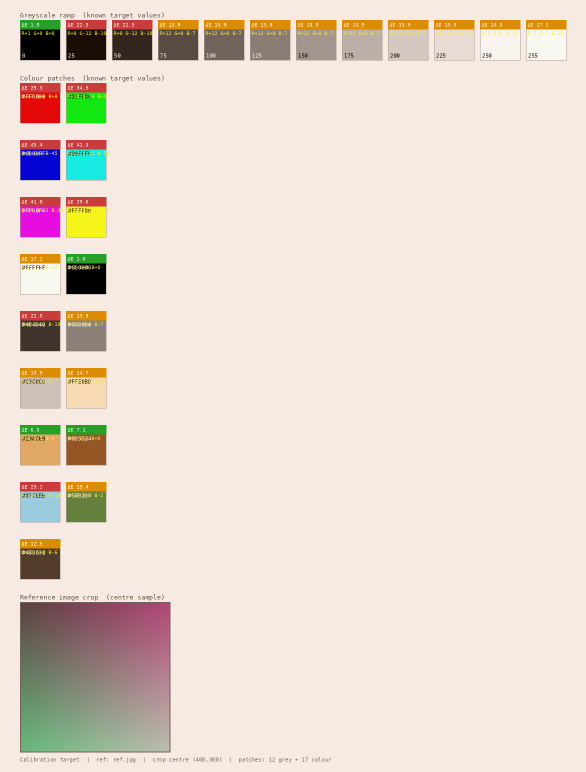
#> input picture calibration_tool/v1_with_scanner_UNTESTED/deviation_report.png, 1172 x 1544 px (shown at 1/2 size)
$ python collage_generator_v1.py ../calibration_tool/v1_with_scanner_UNTESTED
#> lines starting #> are read from the running program, lines starting #| are printed output that depends on the picture; after the words box and inside, x2 and y2 are one past the last pixel; in counts of white or black regions, pixels touching at a corner belong together
#!/usr/bin/env python3
"""
collage_generator.py
Generates a playful photo collage PDF from a folder of images.

Usage:
    python collage_generator.py <input_folder> [output.pdf] [--seed 42] [--dpi 150]

Requirements:
    pip install Pillow reportlab
"""

import argparse
import math
import os
import random
import sys
from pathlib import Path

from PIL import Image, ImageDraw, ImageOps
from reportlab.lib.units import cm
from reportlab.pdfgen import canvas as rl_canvas

# ── Layout constants ──────────────────────────────────────────────────────────
CANVAS_WIDTH_CM   = 60.0          # fixed paper width
DPI_DEFAULT       = 150           # render resolution (increase for print quality)
PADDING_PX        = 20            # gap between images (pixels at chosen DPI)
BORDER_PX         = 8             # white border around each photo
CORNER_RADIUS_PX  = 24            # rounded corner radius
ROTATION_MAX_DEG  = 12            # max ±rotation per image
ROW_TARGET_HEIGHT = 0.22          # target row height as fraction of canvas width
MIN_IMAGES_PER_ROW = 1
MAX_IMAGES_PER_ROW = 5
BACKGROUND_COLOR  = (245, 242, 235)  # warm off-white


def px(cm_val: float, dpi: int) -> int:
    """Convert cm → pixels."""
    return int(cm_val / 2.54 * dpi)


def add_border(img: Image.Image, border: int) -> Image.Image:
    return ImageOps.expand(img, border=border, fill=(255, 255, 255))


def round_corners(img: Image.Image, radius: int) -> Image.Image:
    """Apply rounded corners via alpha mask (works on RGBA)."""
    img = img.convert("RGBA")
    w, h = img.size
    mask = Image.new("L", (w, h), 0)
    draw = ImageDraw.Draw(mask)
    draw.rounded_rectangle([(0, 0), (w - 1, h - 1)], radius=radius, fill=255)
    img.putalpha(mask)
    return img


def rotate_image(img: Image.Image, angle: float) -> Image.Image:
    """Rotate with expand so corners aren't clipped; background transparent."""
    return img.rotate(angle, expand=True, resample=Image.BICUBIC)


def load_images(folder: Path, dpi: int, canvas_width_px: int) -> list[Image.Image]:
    """Load, resize, decorate all images from folder."""
#> called with dpi = 150, canvas_width_px = 3543
    exts = {".jpg", ".jpeg", ".png", ".webp", ".bmp", ".tiff"}
    paths = sorted(p for p in folder.iterdir() if p.suffix.lower() in exts)
    if not paths:
        sys.exit(f"No images found in {folder}")

    target_h = int(canvas_width_px * ROW_TARGET_HEIGHT)
    processed = []
    for p in paths:
        img = Image.open(p).convert("RGB")
#> img is the input picture: PIL image 1172x1544 RGB; mean R, G, B 230.8, 217.6, 208
        # Scale so height = target_h (width scales proportionally)
        ratio = target_h / img.height
#> ratio = 0.505
        new_w = max(1, int(img.width * ratio))
#> new_w = 591
        img = img.resize((new_w, target_h), Image.LANCZOS)
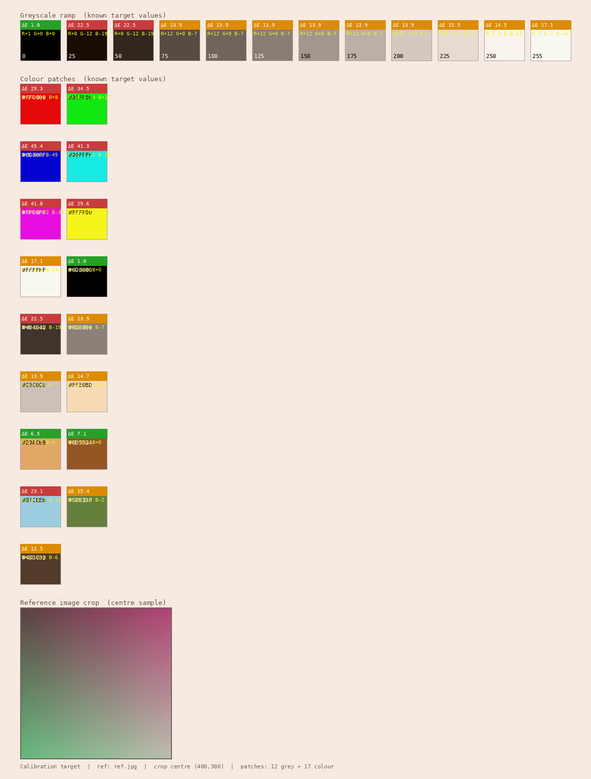
#> img: PIL image 591x779 RGB; mean R, G, B 230.8, 217.6, 208
        img = add_border(img, BORDER_PX)
#> in add_border, `return ImageOps.expand(img, border=border, fill=(255, 255, 255))`:
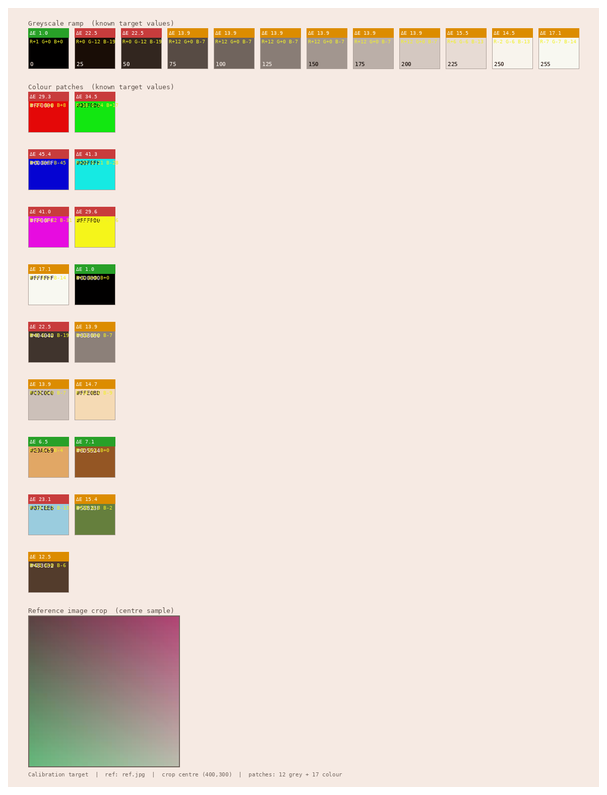
#> returned value: PIL image 607x795 RGB; mean R, G, B 231.9, 219.4, 210.2
        img = round_corners(img, CORNER_RADIUS_PX)
#> in round_corners, `mask = Image.new("L", (w, h), 0)`: mask: PIL image 607x795 L; every value is 0
#> in round_corners, `img.putalpha(mask)`:
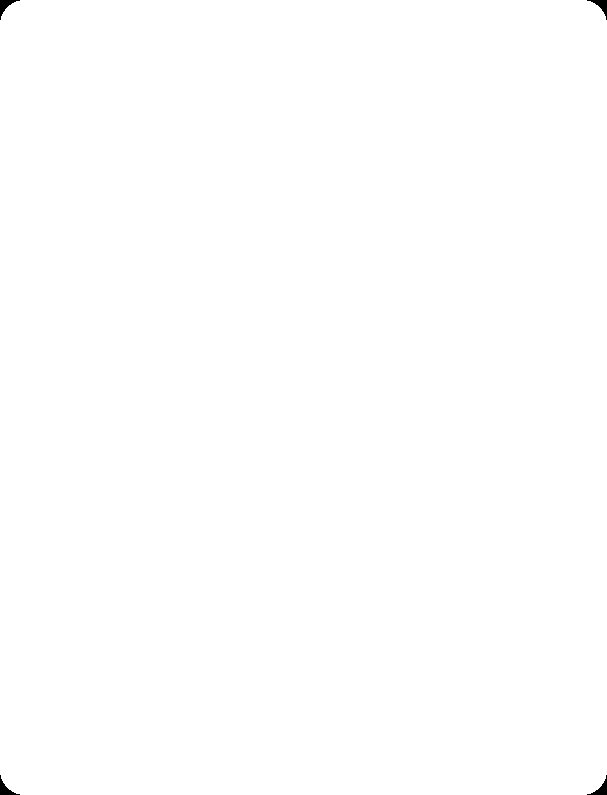
#> mask: PIL image 607x795 L; 99.9% white; 4 black regions, box (x1, y1, x2, y2) and area: (0, 0, 20, 20) 131, (587, 0, 607, 20) 131, (0, 775, 20, 795) 131, (587, 775, 607, 795) 131
        processed.append(img)
#> pass 2 of the loop in load_images, `for p in paths:`:
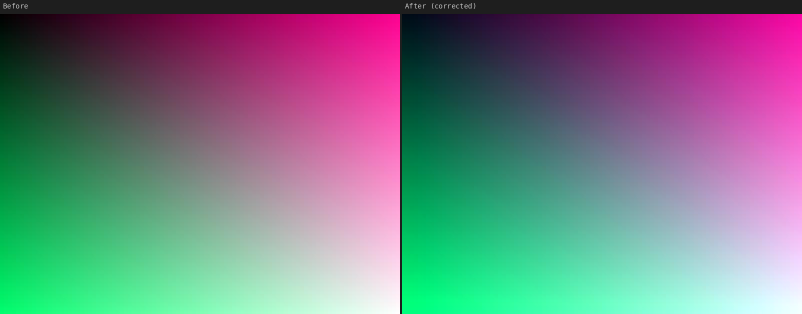
#> input picture calibration_tool/v1_with_scanner_UNTESTED/ref_corrected_compare.png, 1604 x 628 px (shown at 1/2 size)
#> in load_images, img is the input picture: PIL image 1604x628 RGB; mean R, G, B 114.9, 124.4, 130.5
#> in add_border (call 2), `return ImageOps.expand(img, border=border, fill=(255, 255, 255))`:
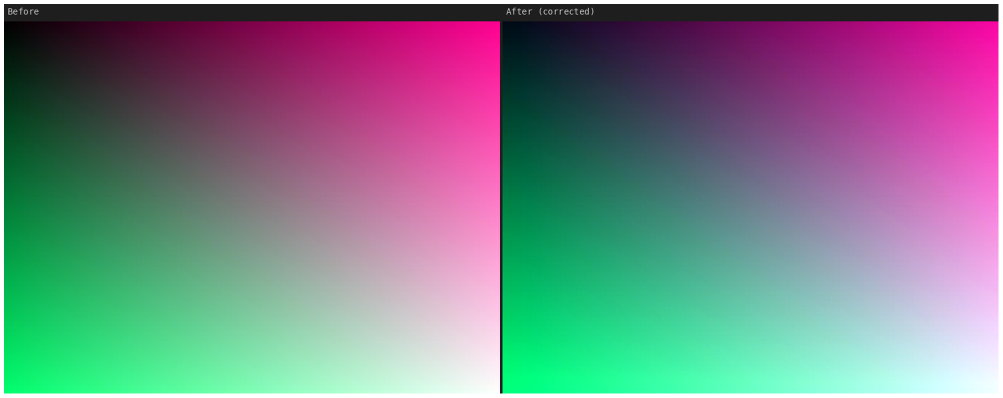
#> returned value: PIL image 2005x795 RGB (shown at 1/2 size); mean R, G, B 118.9, 128.1, 134
#> in round_corners (call 2), `img.putalpha(mask)`:
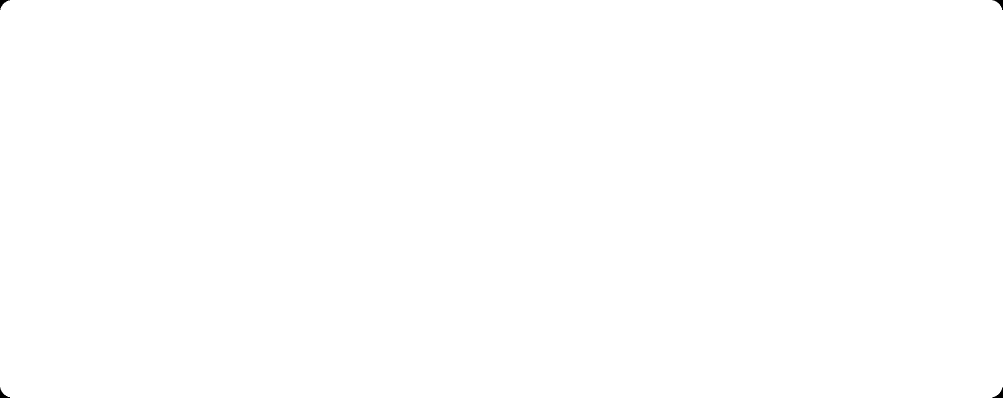
#> mask: PIL image 2005x795 L (shown at 1/2 size); 100% white; 4 black regions, box (x1, y1, x2, y2) and area: (0, 0, 20, 20) 131, (1985, 0, 2005, 20) 131, (0, 775, 20, 795) 131, (1985, 775, 2005, 795) 131
#> in main, `images = load_images(folder, args.dpi, canvas_w_px)`: images = 2 items
#|    2 images loaded

    return processed


def arrange_rows(images: list[Image.Image], canvas_width_px: int, padding: int
                 ) -> list[list[Image.Image]]:
    """
    Greedy row packing: fill rows left-to-right until adding the next image
    would exceed canvas width (accounting for padding). Shuffle within rows
    for variety while keeping all images.
    """
#> called with canvas_width_px = 3543, padding = 20
    rows: list[list[Image.Image]] = []
    current_row: list[Image.Image] = []
    current_w = 0

    for img in images:
        w = img.width
        extra_pad = padding if current_row else 0
        if current_w + extra_pad + w > canvas_width_px and current_row:
            rows.append(current_row)
            current_row = [img]
            current_w = w
        else:
            current_row.append(img)
            current_w += extra_pad + w
#> this loop made 2 passes
#> (w, extra_pad, current_w) on passes 1 to 2: (2005, 0, 2005), (607, 20, 2632)
#> after the loop, current_row = 2 items; current_w = 2632; rows = []
#> in main, `rows = arrange_rows(images, canvas_w_px, padding_px)`: rows = 1 item
#|    1 rows

    if current_row:
        rows.append(current_row)

    return rows


def build_canvas(rows: list[list[Image.Image]],
                 canvas_width_px: int,
                 padding: int,
                 rng: random.Random) -> Image.Image:
    """Composite all rows onto a single tall canvas with random rotations."""
#> called with canvas_width_px = 3543, padding = 20

    # First pass: compute total canvas height
    total_height = padding  # top margin
    row_heights = []
    for row in rows:
        # After rotation each image bounding box may be taller
        angles = [rng.uniform(-ROTATION_MAX_DEG, ROTATION_MAX_DEG) for _ in row]
        rotated = [img.rotate(a, expand=True, resample=Image.BICUBIC)
                   for img, a in zip(row, angles)]
        row_h = max(r.height for r in rotated) + padding
        row_heights.append((row_h, angles, rotated))
        total_height += row_h
#> this loop made 1 pass
#> (angles, row_h, total_height) on pass 1: ([-9.09, 2.6], 1123, 1143)
#> after the loop, row_heights = 1 item; total_height = 1143

    total_height += padding  # bottom margin
#> total_height = 1163

    canvas = Image.new("RGB", (canvas_width_px, total_height), BACKGROUND_COLOR)
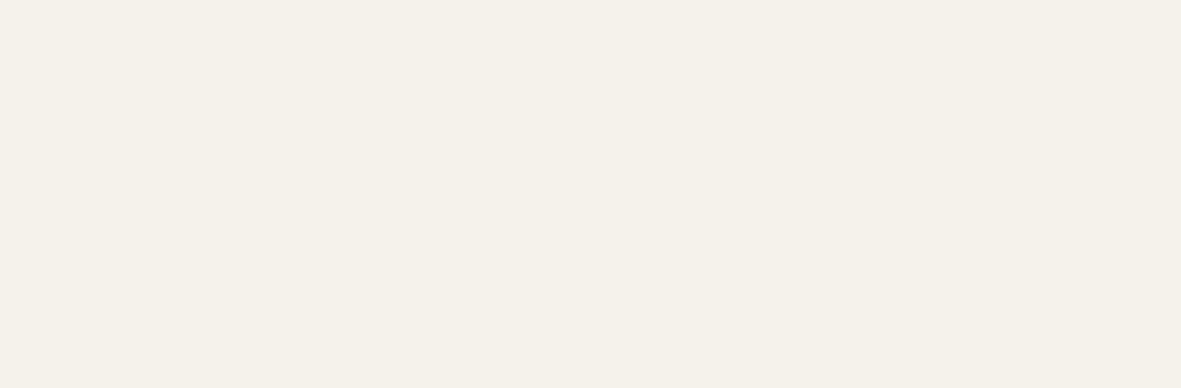
#> canvas: PIL image 3543x1163 RGB (shown at 1/3 size); mean R, G, B 245, 242, 235

    y = padding
    for (row_h, angles, rotated), orig_row in zip(row_heights, rows):
        # Scale rotated images so they fit row height nicely
        usable_w = canvas_width_px - 2 * padding
        total_img_w = sum(r.width for r in rotated) + padding * (len(rotated) - 1)

        # Distribute any leftover space evenly
        leftover = usable_w - total_img_w
        extra_pad = leftover // max(len(rotated), 1)

        x = padding + extra_pad // 2
        for img_r in rotated:
            # Vertical centering within the row
            cy = y + (row_h - img_r.height) // 2
            # Paste with alpha mask (rounded corners)
            if img_r.mode == "RGBA":
                canvas.paste(img_r, (x, cy), img_r.split()[3])
            else:
                canvas.paste(img_r, (x, cy))
            x += img_r.width + padding + extra_pad

        y += row_h
#> this loop made 1 pass
#> (row_h, angles, usable_w, total_img_w, leftover, extra_pad, y) on pass 1: (1123, [-9.09, 2.6], 3503, 2770, 733, 366, 1143)
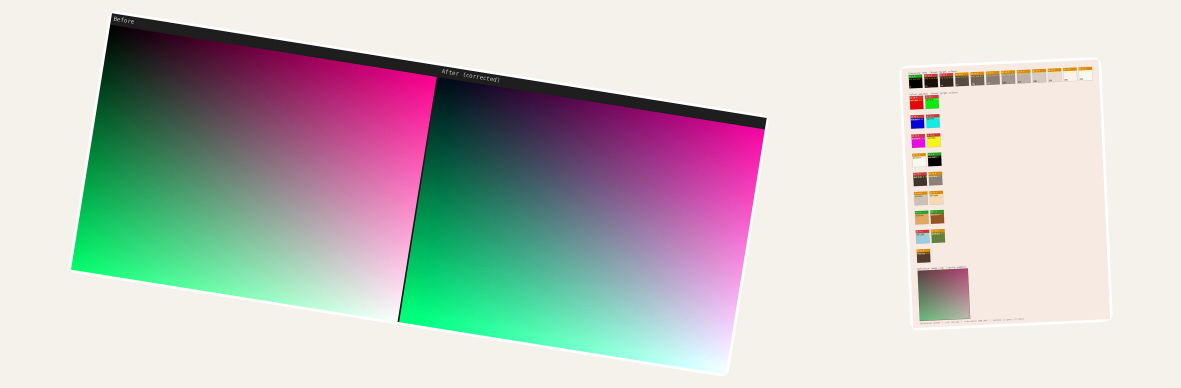
#> canvas: PIL image 3543x1163 RGB (shown at 1/3 size); mean R, G, B 194.5, 195.1, 192.8
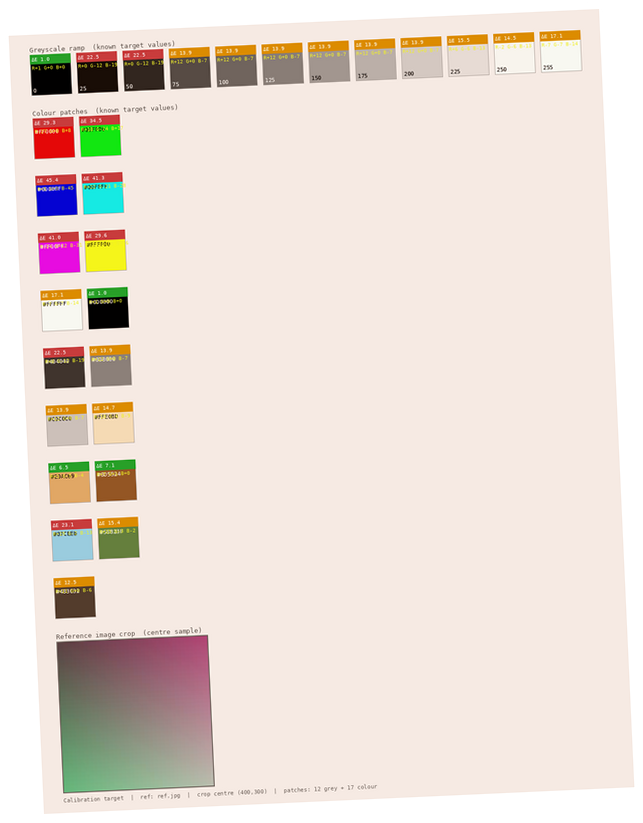
#> img_r: PIL image 643x823 RGBA; mean R, G, B, A 211.2, 199.7, 191.4, 232.3; transparent parts drawn white
#> after the loop, y = 1143

    return canvas


def save_pdf(collage: Image.Image, output_path: Path, dpi: int,
             canvas_width_cm: float) -> None:
    """Save PIL image as PDF at the given physical size."""
    width_pt  = canvas_width_cm * cm
    height_pt = collage.height / collage.width * width_pt

    c = rl_canvas.Canvas(str(output_path), pagesize=(width_pt, height_pt))
    # Save image to a temp file for reportlab
    tmp = output_path.with_suffix(".tmp.png")
    collage.save(tmp, "PNG")
    c.drawImage(str(tmp), 0, 0, width=width_pt, height=height_pt)
    c.save()
    tmp.unlink(missing_ok=True)
    print(f"✓ Saved → {output_path}  ({canvas_width_cm}cm × "
          f"{height_pt / cm:.1f}cm  |  {collage.width}×{collage.height}px)")


def main():
    parser = argparse.ArgumentParser(description="Playful photo collage → PDF")
    parser.add_argument("folder", help="Folder containing source images")
    parser.add_argument("output", nargs="?", default="collage.pdf",
                        help="Output PDF path (default: collage.pdf)")
    parser.add_argument("--seed", type=int, default=None,
                        help="Random seed for reproducible layout")
    parser.add_argument("--dpi", type=int, default=DPI_DEFAULT,
                        help=f"Render DPI (default: {DPI_DEFAULT})")
    args = parser.parse_args()

    rng = random.Random(args.seed)
    folder = Path(args.folder)
    if not folder.is_dir():
        sys.exit(f"Not a directory: {folder}")

    canvas_w_px = px(CANVAS_WIDTH_CM, args.dpi)
    padding_px  = PADDING_PX

    print(f"📂 Loading images from {folder} …")
    images = load_images(folder, args.dpi, canvas_w_px)
    rng.shuffle(images)
    print(f"   {len(images)} images loaded")

    print("🗂  Arranging rows …")
    rows = arrange_rows(images, canvas_w_px, padding_px)
    print(f"   {len(rows)} rows")

    print("🎨 Compositing collage …")
    collage = build_canvas(rows, canvas_w_px, padding_px, rng)

    output_path = Path(args.output)
    print("📄 Saving PDF …")
    save_pdf(collage, output_path, args.dpi, CANVAS_WIDTH_CM)
#> (the call stopped at in save_pdf, `width_pt  = canvas_width_cm * cm`: reportlab is not available in this run)


if __name__ == "__main__":
    main()
